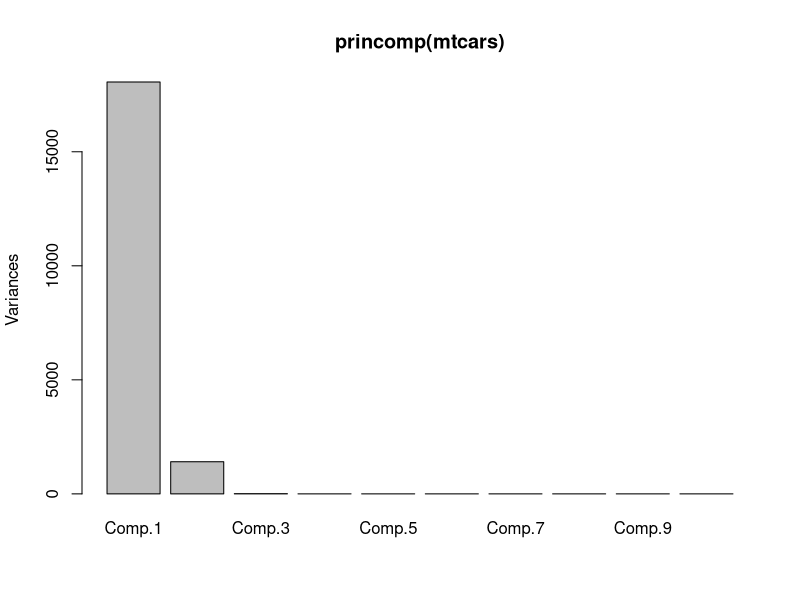

R code for this plot:
## ---- chunk 1
plot(princomp(mtcars))
